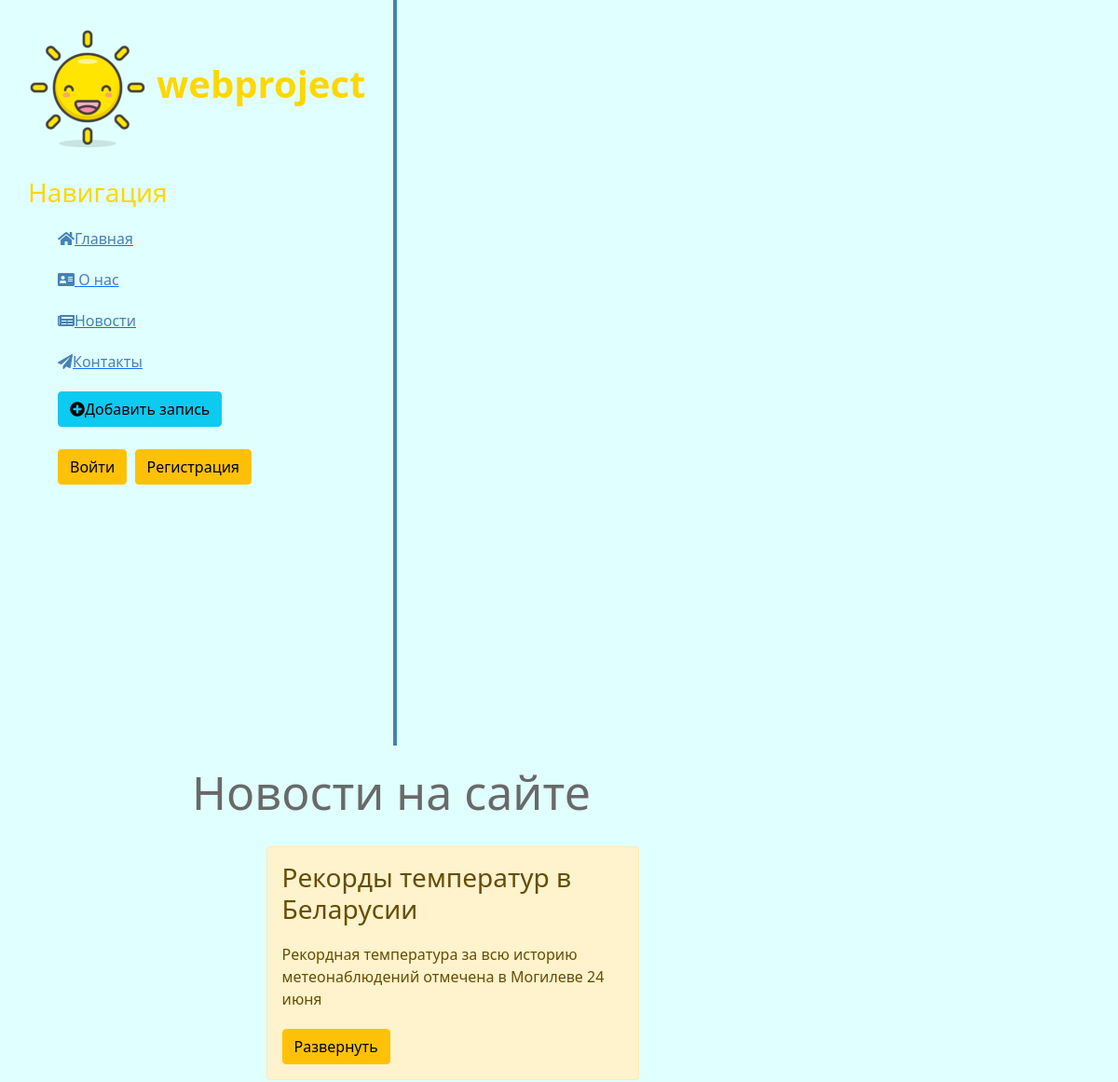
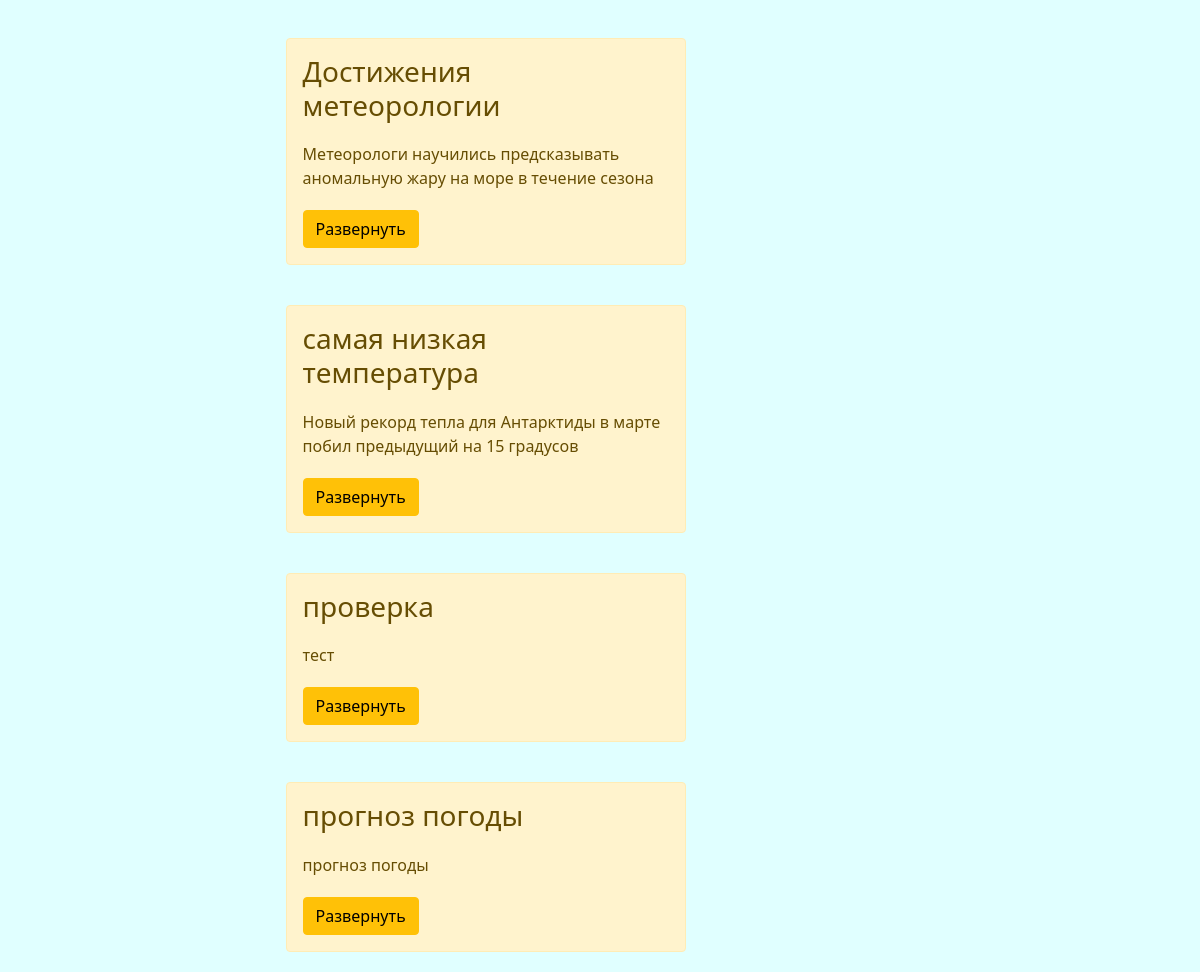
Page /news/ on the committed database (2 pictures, top to bottom).
### news/models.py (models this page shows, shortened)
class Artiles(models.Model):
    title = models.CharField('Название', max_length=50)
    anons = models.CharField('Анонс', max_length=250)
    full_text = models.TextField('Статья')
    date = models.DateTimeField('Дата публикации')
    class Meta:
        verbose_name='Новость'
        verbose_name_plural='Новости'

### news/views.py (the view)
# urls.py: path('', views.news_home,name='news_home'),
def news_home(request):
    news = Artiles.objects.order_by('-date')[:5]
    return render(request,'news/news_home.html', {'news': news})

### news/templates/news/news_home.html (shortened to what this page needs)
{% extends 'main/layout.html' %}
{% block content %}
   <div class="features">
      <h1>Новости на сайте</h1>
      {% if news %}
        {% for el in news %}
            <div class="alert alert-warning">
               <h3>{{ el.title }}</h3>
               <p>{{ el.anons }}</p>
                <a href="{% url 'news-detail' el.id %}" class="btn btn-warning">Развернуть</a>
            </div>
        {% endfor %}
      {% else %}
           <p>На данный момент записей нет</p>
      {% endif %}
   </div>
{% endblock %}

### main/templates/main/layout.html (shortened to what this page needs)
{% load static %}
<!doctype html>
<html lang="ru">
<head>
    <link rel ='stylesheet' href="https://cdn.jsdelivr.net/npm/bootstrap@5.1.3/dist/css/bootstrap.min.css">
    <link rel ='stylesheet' href="{% static 'main/css/main.css' %}">
    <link rel ='stylesheet' href="https://use.fontawesome.com/releases/v5.8.2/css/all.css">
</head>
<body>
<aside>
    <img src="{% static 'main/img/sol.png' %}">
    <span class="logo">webproject</span>
    <h3>Навигация</h3>
    <ul>
        <a href="{% url 'home' %}"><li><i class="fas fa-home"></i>Главная</li></a>
        <a href="{% url 'about' %}"><li><i class="fas fa-address-card"></i> О нас</li></a>
        <a href="{% url 'news_home' %}"><li><i class="fas fa-newspaper"></i>Новости</li></a>
        <a href="{% url 'contact' %}"><li><i class="fas fa-paper-plane"></i>Контакты</li></a>
        <a href="{% url 'create' %}"><li><button class="btn btn-info"><i class="fas fa-plus-circle"></i>Добавить запись</button> </li></a><br>
        <a href="{% url 'account' %}" class="btn btn-warning">Войти</a>  <a href="{% url 'register' %}" class="btn btn-warning">Регистрация</a>
    </ul>
</aside>
<main>
    {% block content %}
    {% endblock %}
</main>
</body>
</html>

### main/static/main/css/main.css (style rules this page uses)
body { background: #E0FFFF; }
aside { float: left; background: ##B0E0E6; widht: 20%; padding: 2.5%; height: 100vh; color: #FFD700; border-right: 4px solid #4682B4; }
aside img { wight: 80px; float: left; }
aside span { font-size: 40px; margin-left: 10px; font-weight: bold; position: relative; top: +30px; }
aside h3 { margin-top : 100px; font-size : 28px; }
aside ul { list-style: none }
aside ul li { color: #4682B4; display: block; margin-top: 20px; transition: transform .3s ease }
main .features { float: left; color: #696969; margin-top: 20px; text-align: center; width: 70%; }
main .features h1 { font-size: 50px; }
main .features p { max-width:400px; margin: 20px auto }
.alert-warning { float: left; clear: both; width: 400px; margin:20px 34%; text-align: left; }

### rows in the picture
Artiles: title "Рекорды температур в Беларусии", anons "Рекордная температура за всю историю метеонаблюдений отмечена в Могилеве 24 июня"
Artiles: title "Достижения метеорологии", anons "Метеорологи научились предсказывать аномальную жару на море в течение сезона"
Artiles: title "самая низкая температура", anons "Новый рекорд тепла для Антарктиды в марте побил предыдущий на 15 градусов"
Artiles: title "проверка", anons "тест"
Artiles: title "прогноз погоды", anons "прогноз погоды"
